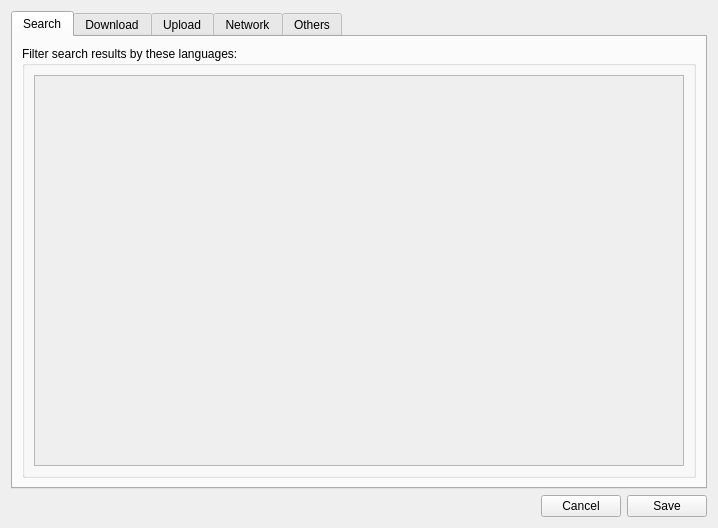
<?xml version="1.0" encoding="UTF-8"?>
<ui version="4.0">
 <class>PreferencesDialog</class>
 <widget class="QDialog" name="PreferencesDialog">
  <property name="windowModality">
   <enum>Qt::WindowModal</enum>
  </property>
  <property name="geometry">
   <rect>
    <x>0</x>
    <y>0</y>
    <width>718</width>
    <height>528</height>
   </rect>
  </property>
  <property name="windowTitle">
   <string>Settings</string>
  </property>
  <layout class="QVBoxLayout" name="verticalLayout_5">
   <item>
    <widget class="QTabWidget" name="tabsPreferences">
     <property name="tabPosition">
      <enum>QTabWidget::North</enum>
     </property>
     <property name="currentIndex">
      <number>0</number>
     </property>
     <widget class="QWidget" name="tabSearch">
      <property name="layoutDirection">
       <enum>Qt::LeftToRight</enum>
      </property>
      <attribute name="title">
       <string>Search</string>
      </attribute>
      <layout class="QVBoxLayout" name="horizontalLayout_3">
       <item>
        <widget class="QGroupBox" name="groupBoxSearchLanguages">
         <property name="title">
          <string>Filter search results by these languages:</string>
         </property>
         <layout class="QVBoxLayout" name="verticalLayout_6">
          <item>
           <widget class="QScrollArea" name="scrollAreaSearch">
            <property name="sizePolicy">
             <sizepolicy hsizetype="Expanding" vsizetype="MinimumExpanding">
              <horstretch>0</horstretch>
              <verstretch>0</verstretch>
             </sizepolicy>
            </property>
            <property name="minimumSize">
             <size>
              <width>0</width>
              <height>150</height>
             </size>
            </property>
            <property name="widgetResizable">
             <bool>true</bool>
            </property>
            <widget class="QWidget" name="scrollAreaWidgetSearch">
             <property name="geometry">
              <rect>
               <x>0</x>
               <y>0</y>
               <width>658</width>
               <height>359</height>
              </rect>
             </property>
             <layout class="QVBoxLayout" name="vbox_B">
              <item>
               <layout class="QGridLayout" name="scrollAreaWidgetLayoutSearch"/>
              </item>
             </layout>
            </widget>
           </widget>
          </item>
         </layout>
        </widget>
       </item>
      </layout>
     </widget>
     <widget class="QWidget" name="tabDownload">
      <attribute name="title">
       <string>Download</string>
      </attribute>
      <layout class="QVBoxLayout" name="verticalLayout">
       <item>
        <widget class="QGroupBox" name="groupBoxDlDestinationFolder">
         <property name="font">
          <font>
           <weight>50</weight>
           <bold>false</bold>
          </font>
         </property>
         <property name="title">
          <string>Destination folder:</string>
         </property>
         <layout class="QVBoxLayout" name="verticalLayout_B">
          <item>
           <widget class="QRadioButton" name="optionDlDestinationSame">
            <property name="text">
             <string>Same folder as video file</string>
            </property>
            <property name="checked">
             <bool>true</bool>
            </property>
           </widget>
          </item>
          <item>
           <widget class="QRadioButton" name="optionDlDestinationAsk">
            <property name="text">
             <string>Always ask user</string>
            </property>
           </widget>
          </item>
          <item>
           <layout class="QHBoxLayout" name="layoutPredefinedFolder">
            <item>
             <widget class="QRadioButton" name="optionDlDestinationUser">
              <property name="text">
               <string>Predefined folder:</string>
              </property>
             </widget>
            </item>
            <item>
             <widget class="QLineEdit" name="inputDlDestinationUser"/>
            </item>
            <item>
             <widget class="QPushButton" name="buttonDlDestinationUser">
              <property name="text">
               <string>Browse...</string>
              </property>
              <property name="default">
               <bool>false</bool>
              </property>
              <property name="flat">
               <bool>false</bool>
              </property>
             </widget>
            </item>
           </layout>
          </item>
         </layout>
        </widget>
       </item>
       <item>
        <widget class="QGroupBox" name="groupBoxSubFn">
         <property name="title">
          <string>Filename of the Subtitle:</string>
         </property>
         <layout class="QVBoxLayout" name="verticalLayout_2" stretch="0,0,0,0">
          <item>
           <widget class="QRadioButton" name="optionSubFnSame">
            <property name="text">
             <string>Same name as video file</string>
            </property>
            <property name="checked">
             <bool>true</bool>
            </property>
           </widget>
          </item>
          <item>
           <widget class="QRadioButton" name="optionSubFnSameLang">
            <property name="text">
             <string>Same name as video file + language code (ex: StarWarsCD1.eng.srt)</string>
            </property>
            <property name="checked">
             <bool>false</bool>
            </property>
           </widget>
          </item>
          <item>
           <widget class="QRadioButton" name="optionSubFnSameLangUploader">
            <property name="text">
             <string>Same name as video file + language code + Uploader name (ex: StarWarsCD1.eng.JohnDoe.srt)</string>
            </property>
            <property name="checked">
             <bool>false</bool>
            </property>
           </widget>
          </item>
          <item>
           <widget class="QRadioButton" name="optionSubFnOnline">
            <property name="text">
             <string>Same name as the online subtitle</string>
            </property>
           </widget>
          </item>
         </layout>
        </widget>
       </item>
      </layout>
     </widget>
     <widget class="QWidget" name="tabUpload">
      <attribute name="title">
       <string>Upload</string>
      </attribute>
      <layout class="QVBoxLayout" name="verticalLayout_7">
       <item>
        <layout class="QGridLayout" name="layoutTabUpload">
         <item row="1" column="2">
          <widget class="QComboBox" name="optionUlDefaultLanguage">
           <property name="frame">
            <bool>true</bool>
           </property>
          </widget>
         </item>
         <item row="1" column="1">
          <widget class="QLabel" name="textUlDefaultLanguage">
           <property name="minimumSize">
            <size>
             <width>339</width>
             <height>0</height>
            </size>
           </property>
           <property name="text">
            <string>Default language of uploaded subtitles</string>
           </property>
          </widget>
         </item>
        </layout>
       </item>
       <item>
        <spacer name="spacerTabUpload">
         <property name="orientation">
          <enum>Qt::Vertical</enum>
         </property>
         <property name="sizeHint" stdset="0">
          <size>
           <width>20</width>
           <height>40</height>
          </size>
         </property>
        </spacer>
       </item>
      </layout>
     </widget>
     <widget class="QWidget" name="tabNetwork">
      <attribute name="title">
       <string>Network</string>
      </attribute>
      <layout class="QVBoxLayout" name="verticalLayout_4">
       <item>
        <widget class="QGroupBox" name="groupNetworkProxy">
         <property name="title">
          <string>Network Proxy</string>
         </property>
         <layout class="QGridLayout" name="gridLayout_2">
          <item row="1" column="1">
           <widget class="QLineEdit" name="inputProxyHost"/>
          </item>
          <item row="1" column="0">
           <widget class="QLabel" name="textProxyHost">
            <property name="text">
             <string>Host:</string>
            </property>
           </widget>
          </item>
          <item row="2" column="0">
           <widget class="QLabel" name="textProxyPort">
            <property name="text">
             <string>Port:</string>
            </property>
           </widget>
          </item>
          <item row="2" column="1">
           <widget class="QSpinBox" name="inputProxyPort">
            <property name="maximum">
             <number>99999</number>
            </property>
           </widget>
          </item>
         </layout>
         <zorder>textProxyHost</zorder>
         <zorder>inputProxyHost</zorder>
         <zorder>textProxyPort</zorder>
         <zorder>inputProxyPort</zorder>
        </widget>
       </item>
       <item>
        <spacer name="spacerTabNetwork">
         <property name="orientation">
          <enum>Qt::Vertical</enum>
         </property>
         <property name="sizeHint" stdset="0">
          <size>
           <width>20</width>
           <height>40</height>
          </size>
         </property>
        </spacer>
       </item>
      </layout>
     </widget>
     <widget class="QWidget" name="tabOthers">
      <attribute name="title">
       <string>Others</string>
      </attribute>
      <layout class="QVBoxLayout" name="verticalLayout_3">
       <item>
        <widget class="QGroupBox" name="groupInterface">
         <property name="title">
          <string>Interface</string>
         </property>
         <layout class="QGridLayout" name="gridLayout">
          <item row="0" column="0">
           <widget class="QLabel" name="textInterfaceLanguage">
            <property name="minimumSize">
             <size>
              <width>224</width>
              <height>0</height>
             </size>
            </property>
            <property name="text">
             <string>Interface Language:</string>
            </property>
           </widget>
          </item>
          <item row="0" column="1">
           <widget class="QComboBox" name="optionInterfaceLanguage"/>
          </item>
          <item row="0" column="2">
           <widget class="QPushButton" name="buttonHelpTranslation">
            <property name="text">
             <string>Translate This Application...</string>
            </property>
           </widget>
          </item>
          <item row="1" column="0">
           <widget class="QLabel" name="textIntegrationExplorer">
            <property name="text">
             <string>Context Menu:</string>
            </property>
           </widget>
          </item>
          <item row="1" column="1" colspan="2">
           <widget class="QCheckBox" name="optionIntegrationExplorer">
            <property name="enabled">
             <bool>false</bool>
            </property>
            <property name="text">
             <string>Enable in your Konqueror/Dolphin/Nautilus</string>
            </property>
           </widget>
          </item>
         </layout>
        </widget>
       </item>
       <item>
        <widget class="QGroupBox" name="groupVieoApp">
         <property name="title">
          <string>External application for video playback</string>
         </property>
         <layout class="QGridLayout" name="gridLayout_3">
          <item row="0" column="2">
           <widget class="QPushButton" name="buttonVideoAppLocationChoose">
            <property name="text">
             <string>Browse...</string>
            </property>
           </widget>
          </item>
          <item row="0" column="1">
           <widget class="QLineEdit" name="inputVideoAppLocation"/>
          </item>
          <item row="1" column="0">
           <widget class="QLabel" name="textVideoAppParams">
            <property name="text">
             <string>Parameters:</string>
            </property>
           </widget>
          </item>
          <item row="1" column="1">
           <widget class="QLineEdit" name="inputVideoAppParams"/>
          </item>
          <item row="0" column="0">
           <widget class="QLabel" name="textVideoAppLocation">
            <property name="text">
             <string>Video Player:</string>
            </property>
           </widget>
          </item>
          <item row="2" column="1" colspan="2">
           <widget class="QLabel" name="textVideoAppHelp">
            <property name="text">
             <string>{0} = video file path; {1} = subtitle path</string>
            </property>
           </widget>
          </item>
         </layout>
        </widget>
       </item>
       <item>
        <spacer name="verticalSpacer">
         <property name="orientation">
          <enum>Qt::Vertical</enum>
         </property>
         <property name="sizeHint" stdset="0">
          <size>
           <width>20</width>
           <height>40</height>
          </size>
         </property>
        </spacer>
       </item>
      </layout>
     </widget>
    </widget>
   </item>
   <item>
    <layout class="QHBoxLayout" name="layoutPreferencesDialogButtons">
     <item>
      <spacer name="spacerButtons">
       <property name="orientation">
        <enum>Qt::Horizontal</enum>
       </property>
       <property name="sizeHint" stdset="0">
        <size>
         <width>40</width>
         <height>20</height>
        </size>
       </property>
      </spacer>
     </item>
     <item>
      <widget class="QPushButton" name="buttonCancel">
       <property name="text">
        <string>Cancel</string>
       </property>
      </widget>
     </item>
     <item>
      <widget class="QPushButton" name="buttonApplyChanges">
       <property name="text">
        <string>Save</string>
       </property>
      </widget>
     </item>
    </layout>
   </item>
  </layout>
 </widget>
 <tabstops>
  <tabstop>tabsPreferences</tabstop>
  <tabstop>scrollAreaSearch</tabstop>
  <tabstop>optionDlDestinationSame</tabstop>
  <tabstop>optionDlDestinationUser</tabstop>
  <tabstop>inputDlDestinationUser</tabstop>
  <tabstop>buttonDlDestinationUser</tabstop>
  <tabstop>optionSubFnSame</tabstop>
  <tabstop>optionSubFnSameLang</tabstop>
  <tabstop>optionSubFnSameLangUploader</tabstop>
  <tabstop>optionSubFnOnline</tabstop>
  <tabstop>optionUlDefaultLanguage</tabstop>
  <tabstop>inputProxyHost</tabstop>
  <tabstop>inputProxyPort</tabstop>
  <tabstop>optionInterfaceLanguage</tabstop>
  <tabstop>buttonHelpTranslation</tabstop>
  <tabstop>optionIntegrationExplorer</tabstop>
  <tabstop>inputVideoAppLocation</tabstop>
  <tabstop>buttonVideoAppLocationChoose</tabstop>
  <tabstop>inputVideoAppParams</tabstop>
  <tabstop>buttonApplyChanges</tabstop>
  <tabstop>buttonCancel</tabstop>
 </tabstops>
 <resources>
  <include location="images.qrc"/>
 </resources>
 <connections/>
</ui>
